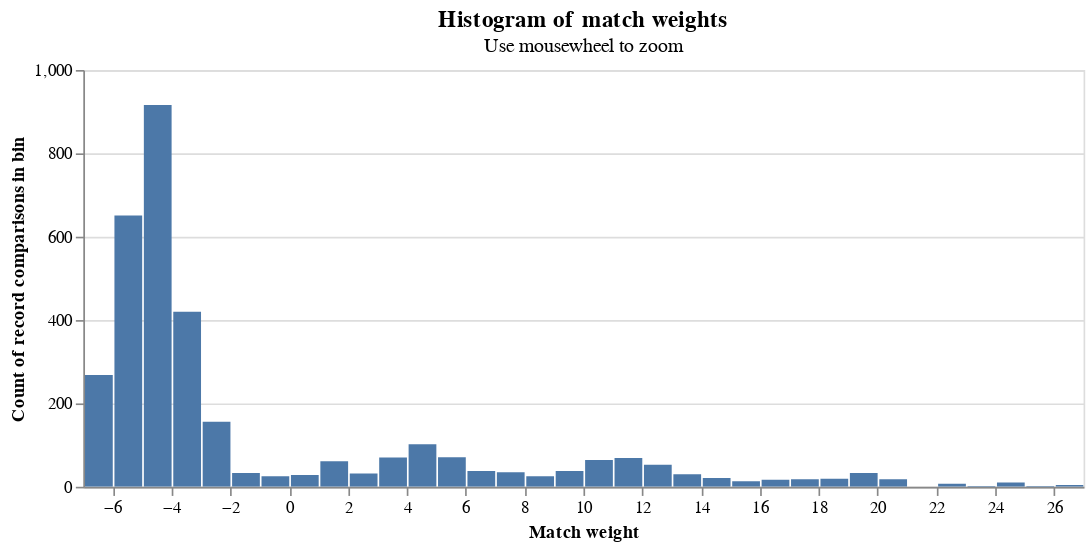

Write notebook code for a chart like this one.
### Markdown cell above
A histogram showing the distribution of match weights can be viewed as follows

### Code cell
linker.match_weight_histogram(df_predictions)

### Figure 1 — Vega-Lite specification as saved in the notebook (floating-point values rounded to 4 significant figures)
{"$schema": "https://vega.github.io/schema/vega-lite/v4.8.1.json", "config": {"title": {"fontSize": 14}}, "data": {"values": [{"binwidth": 1, "count_rows": 268, "splink_score_bin_high": -6, "splink_score_bin_low": -7}, {"binwidth": 1, "count_rows": 651, "splink_score_bin_high": -5, "splink_score_bin_low": -6}, {"binwidth": 1, "count_rows": 916, "splink_score_bin_high": -4, "splink_score_bin_low": -5}, {"binwidth": 1, "count_rows": 420, "splink_score_bin_high": -3, "splink_score_bin_low": -4}, {"binwidth": 1, "count_rows": 156, "splink_score_bin_high": -2, "splink_score_bin_low": -3}, {"binwidth": 1, "count_rows": 33, "splink_score_bin_high": -1, "splink_score_bin_low": -2}, {"binwidth": 1, "count_rows": 25, "splink_score_bin_high": 0, "splink_score_bin_low": -1}, {"binwidth": 1, "count_rows": 28, "splink_score_bin_high": 1, "splink_score_bin_low": 0}, {"binwidth": 1, "count_rows": 61, "splink_score_bin_high": 2, "splink_score_bin_low": 1}, {"binwidth": 1, "count_rows": 32, "splink_score_bin_high": 3, "splink_score_bin_low": 2}, {"binwidth": 1, "count_rows": 70, "splink_score_bin_high": 4, "splink_score_bin_low": 3}, {"binwidth": 1, "count_rows": 102, "splink_score_bin_high": 5, "splink_score_bin_low": 4}, {"binwidth": 1, "count_rows": 71, "splink_score_bin_high": 6, "splink_score_bin_low": 5}, {"binwidth": 1, "count_rows": 38, "splink_score_bin_high": 7, "splink_score_bin_low": 6}, {"binwidth": 1, "count_rows": 35, "splink_score_bin_high": 8, "splink_score_bin_low": 7}, {"binwidth": 1, "count_rows": 25, "splink_score_bin_high": 9, "splink_score_bin_low": 8}, {"binwidth": 1, "count_rows": 38, "splink_score_bin_high": 10, "splink_score_bin_low": 9}, {"binwidth": 1, "count_rows": 64, "splink_score_bin_high": 11, "splink_score_bin_low": 10}, {"binwidth": 1, "count_rows": 69, "splink_score_bin_high": 12, "splink_score_bin_low": 11}, {"binwidth": 1, "count_rows": 53, "splink_score_bin_high": 13, "splink_score_bin_low": 12}, {"binwidth": 1, "count_rows": 30, "splink_score_bin_high": 14, "splink_score_bin_low": 13}, {"binwidth": 1, "count_rows": 21, "splink_score_bin_high": 15, "splink_score_bin_low": 14}, {"binwidth": 1, "count_rows": 13, "splink_score_bin_high": 16, "splink_score_bin_low": 15}, {"binwidth": 1, "count_rows": 17, "splink_score_bin_high": 17, "splink_score_bin_low": 16}, {"binwidth": 1, "count_rows": 18, "splink_score_bin_high": 18, "splink_score_bin_low": 17}, {"binwidth": 1, "count_rows": 19, "splink_score_bin_high": 19, "splink_score_bin_low": 18}, {"binwidth": 1, "count_rows": 33, "splink_score_bin_high": 20, "splink_score_bin_low": 19}, {"binwidth": 1, "count_rows": 18, "splink_score_bin_high": 21, "splink_score_bin_low": 20}, {"binwidth": 1, "count_rows": 7, "splink_score_bin_high": 23, "splink_score_bin_low": 22}, {"binwidth": 1, "count_rows": 2, "splink_score_bin_high": 24, "splink_score_bin_low": 23}, {"binwidth": 1, "count_rows": 10, "splink_score_bin_high": 25, "splink_score_bin_low": 24}, {"binwidth": 1, "count_rows": 2, "splink_score_bin_high": 26, "splink_score_bin_low": 25}, {"binwidth": 1, "count_rows": 4, "splink_score_bin_high": 27, "splink_score_bin_low": 26}]}, "encoding": {"tooltip": [{"field": "count_rows", "title": "Count in bin", "type": "quantitative"}], "x": {"axis": {"title": "Match weight"}, "bin": "binned", "field": "splink_score_bin_low", "type": "quantitative"}, "x2": {"field": "splink_score_bin_high"}, "y": {"axis": {"title": "Count of record comparisons in bin"}, "field": "count_rows", "type": "quantitative"}}, "height": 250, "mark": "bar", "selection": {"selector076": {"bind": "scales", "encodings": ["y"], "type": "interval"}}, "title": {"subtitle": "Use mousewheel to zoom", "text": "Histogram of match weights"}, "width": 600}
